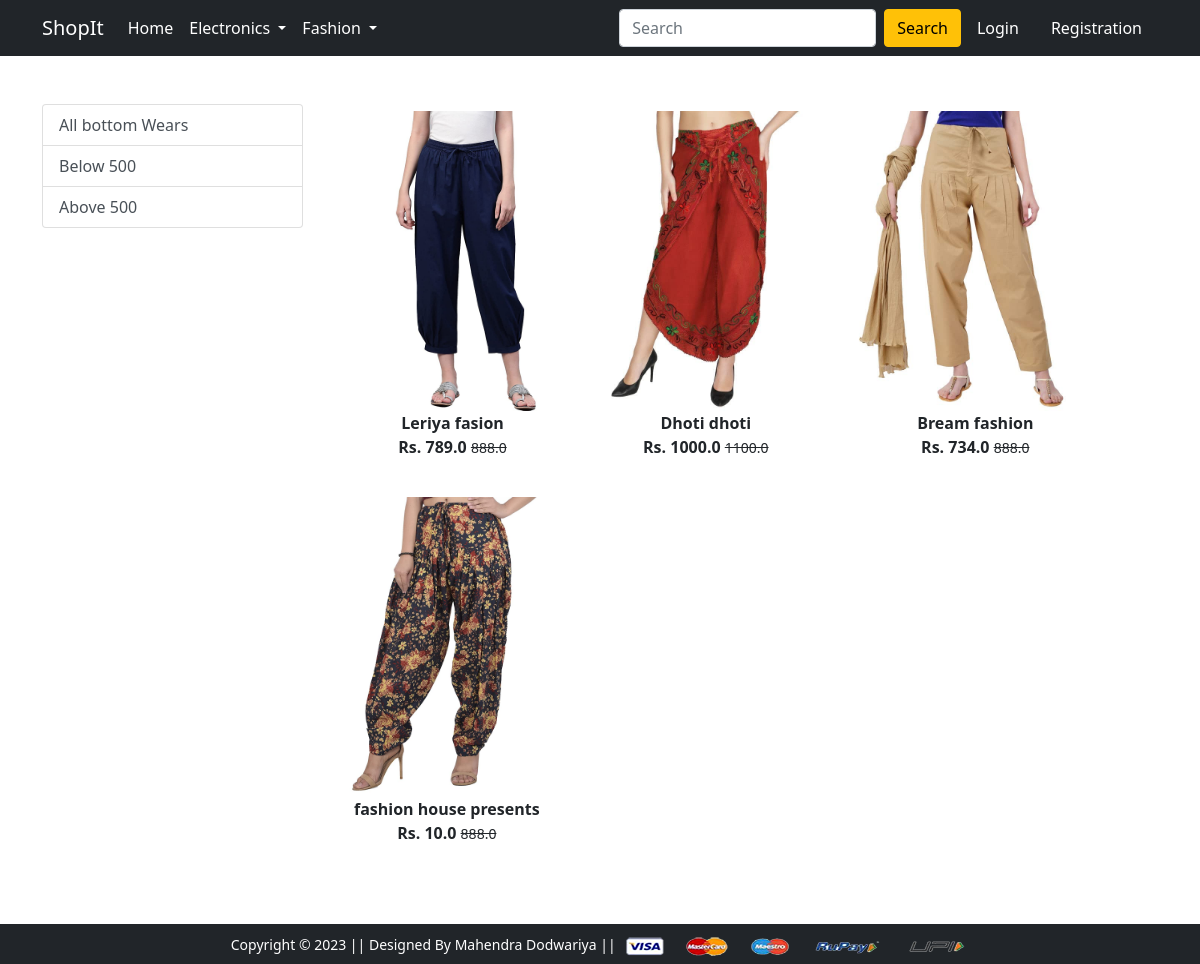
The app's page /bottomwear/ with its own data.
### app/models.py (models this page shows, shortened)
class Product(models.Model):
    title = models.CharField(max_length=50)
    selling_price = models.FloatField()
    discounted_price = models.FloatField()
    description = models.TextField()
    brand = models.CharField(max_length = 100)
    category  = models.CharField(choices = CATEGORY_CHOICES, max_length = 2)
    product_image = models.ImageField(upload_to='productimg')

### app/views.py (the view)
# urls.py: path('bottomwear/', views.bottomwear, name='bottomwear'),
def bottomwear(request,data = None):
    if(data == None):
        bottomwears = Product.objects.filter(category='BW')
    elif(data == 'Below'):
        bottomwears = Product.objects.filter(category = 'BW').filter(discounted_price__lt=500)
    elif(data == 'Above' ):
        bottomwears = Product.objects.filter(category = 'BW').filter(discounted_price__gt=501)
    return render(request, 'app/bottomwear.html',{'bottomwears':bottomwears})

### app/templates/app/bottomwear.html (shortened to what this page needs)
{% extends 'app/base.html' %}
{% load static %}
{% block main-content %}
<div class="container my-5 ">
 <div class="row ">
  <div class="col-sm-3 ">
    <div class="list-group">
        <a href="{% url 'bottomwear' %}" class="list-group-item list-group-item-action  " aria-current = "true">
            All bottom Wears</a>
        <a href="{% url 'bottomweardata' 'Below' %}" class="list-group-item list-group-item-action" aria-current = "true">
            Below 500</a>
        <a href="{% url 'bottomweardata' 'Above' %}" class="list-group-item list-group-item-action" aria-current = "true">
            Above 500</a>
    </div>
  </div>
  <div class="col-sm-8 ">
        <div class="row">
            {% for product in bottomwears%}
            <div class="col-sm-4 text-center mb-4">
                <a href="{% url 'product-detail' product.id %}" class="btn">
                    <div class="item">
                        <img src="{{product.product_image.url}}" alt="" height="300" class="">
                        <div class="fw-bold">{{product.title}}</div>
                        <div class="fw-bold">Rs. {{product.discounted_price}}
                            <small class="fw-light text-decoration-line-through">
                                {{product.selling_price}}
                            </small>
                        </div>
                    </div>
                </a>
            </div>
            {% endfor %}
        </div>
  </div>
 </div>
</div>
{% endblock main-content %}

### records on screen
Product: product_image (picture), title "Leriya fasion", discounted_price "789.0", selling_price "888.0"
Product: product_image (picture), title "Dhoti dhoti", discounted_price "1000.0", selling_price "1100.0"
Product: product_image (picture), title "Bream fashion", discounted_price "734.0", selling_price "888.0"
Product: product_image (picture), title "fashion house presents", discounted_price "10.0", selling_price "888.0"
